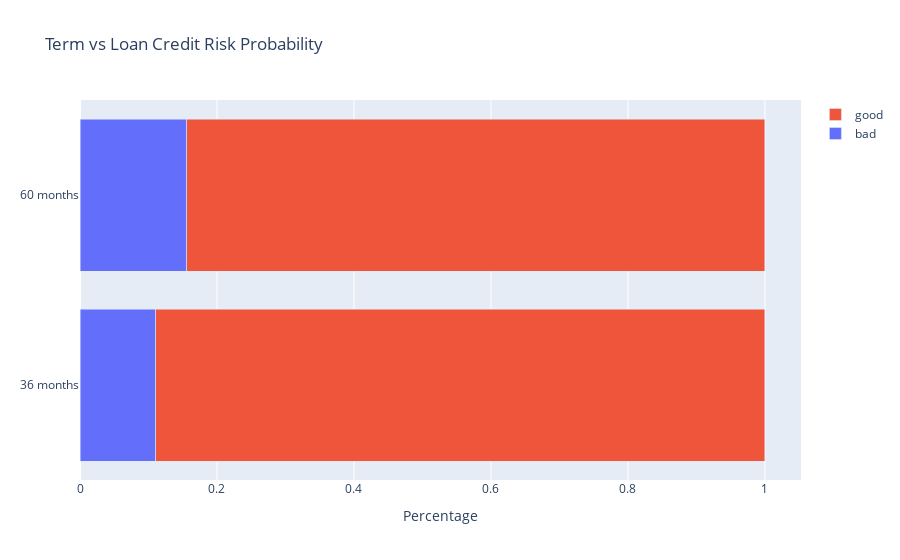

Notebook cell for this chart:
### Markdown cell above
### Term

### Code cell
term = pd.crosstab(df_viz['term'],
                   df_viz['target'],
                   normalize='index',
                   colnames=[None]).reset_index().sort_values('bad')

fig = go.Figure()
fig.add_trace(go.Bar(
    y=term['term'],
    x=term['bad'],
    name='bad',
    orientation='h',
))
fig.add_trace(go.Bar(
    y=term['term'],
    x=term['good'],
    name='good',
    orientation='h',
))
fig.update_layout(barmode='stack',
                  xaxis_title='Percentage',
                  title='Term vs Loan Credit Risk Probability')


fig.show()

### Figure 1 — Plotly figure (JSON) as saved in the notebook; plotly's stock layout.template omitted (floating-point values rounded to 4 significant figures)
{"data": [{"name": "bad", "orientation": "h", "type": "bar", "x": [0.1105, 0.1556], "y": [" 36 months", " 60 months"]}, {"name": "good", "orientation": "h", "type": "bar", "x": [0.8895, 0.8444], "y": [" 36 months", " 60 months"]}], "layout": {"autosize": true, "barmode": "stack", "title": {"text": "Term vs Loan Credit Risk Probability"}, "xaxis": {"autorange": true, "range": [0, 1.053], "title": {"text": "Percentage"}, "type": "linear"}, "yaxis": {"autorange": true, "range": [-0.5, 1.5], "type": "category"}}}
